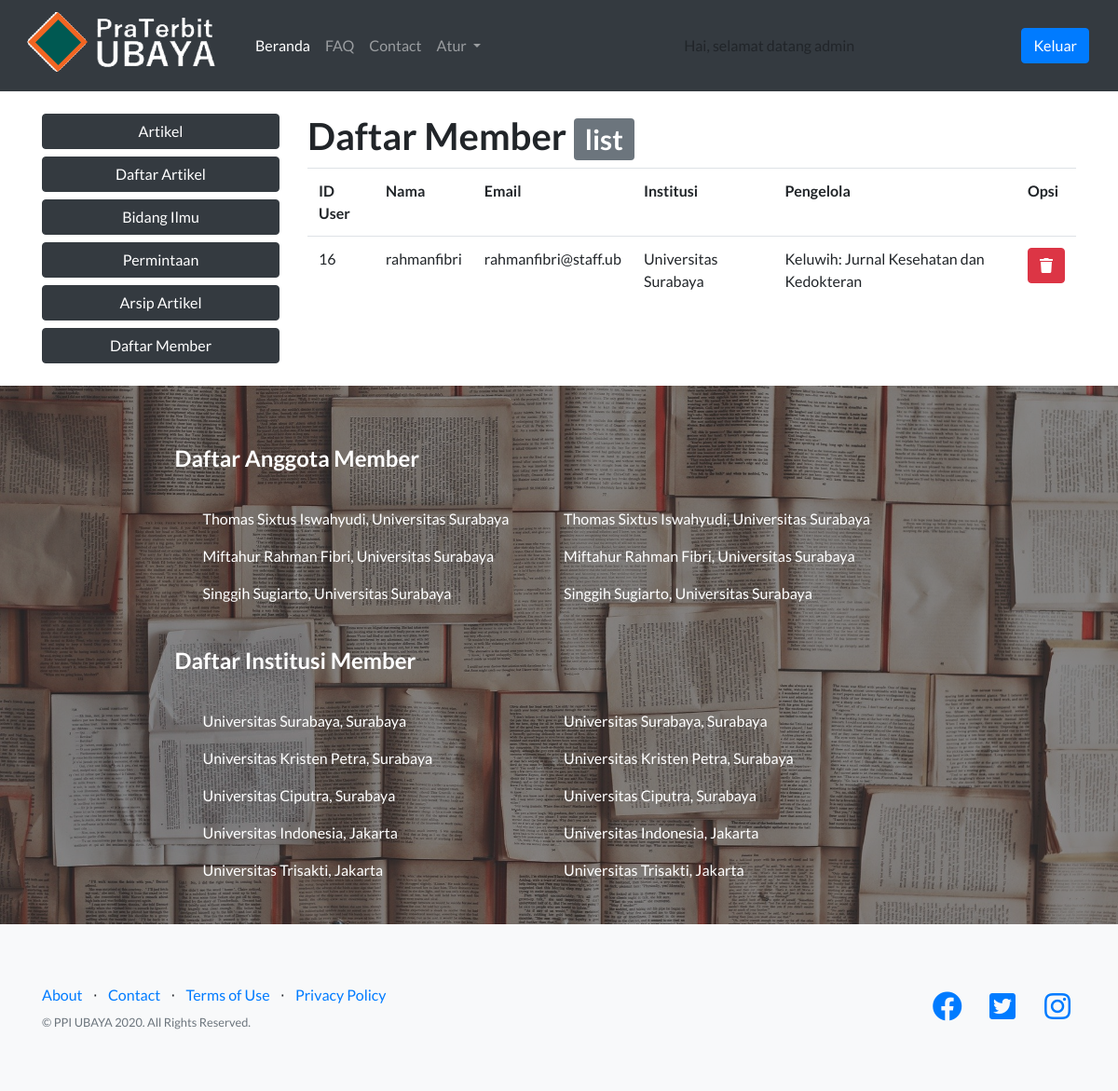
/admin/index.php?page=daftartunggu (signed in), run on the app's committed database.
### tables this page shows
CREATE TABLE `pengguna` (
  `id_user` int(11) NOT NULL,
  `nama_depan` varchar(20) NOT NULL,
  `nama_belakang` varchar(20) NOT NULL,
  `nama` varchar(20) NOT NULL,
  `password` varchar(255) NOT NULL,
  `email` varchar(20) NOT NULL,
  `asal` varchar(50) NOT NULL,
  `pengelola` varchar(50) NOT NULL,
  `level` int(2) NOT NULL,
  `status` int(1) NOT NULL
);

### admin/form_daftartunggu.php (the view, shortened to what this page needs)
<br />
<h1>Daftar Member <span class="badge badge-secondary">list</span></h1>
<div class="table-responsive w-auto medium">
  <table class="table table-hover" class="table w-auto small">
      <tr>
          <th scope="col">ID User</th>
          <th scope="col">Nama</th>
          <th scope="col">Email</th>
          <th scope="col">Institusi</th>
          <th scope="col">Pengelola</th>
          <th colspan="3" scope="col">Opsi</th>
      </tr>
<?php
    if($_SESSION['level'] == 1){
        $query = mysql_query("SELECT * FROM pengguna WHERE level='2' ");
        $cek   = mysql_num_rows($query);
        if($cek==0){
             echo "<tr><td colspan='9'>Tidak ada data ditemukan</td></tr>";
        }else{
          while($data = mysql_fetch_array($query)) { ?>
			<tr>
			 <td><?php echo $data['id_user']; ?></td>
             <td><?php echo $data['nama']; ?></td>
             <td><?php echo $data['email']; ?></td>
             <td><?php echo $data['asal']; ?></td>
			 <td><?php echo $data['pengelola']; ?></td>
                <td>
                  <a class="btn btn-danger" href="proses_tolakuser.php?id=<?php echo $data['id_user']; ?>" onclick="return confirm('Yakin Menolak Permintaan?')" data-toggle="tooltip" data-placement="top" title="Tolak"><i class="fa fa-trash"></i></a>
                </td>
            </tr>
        <?php }
        }
    } else {
             echo "<script>history.go(-1);</script>";
        }?>
  </table>
</div>

### data on the page
pengguna: id_user "16", nama "rahmanfibri", email "rahmanfibri@staff.ub", asal "Universitas Surabaya", pengelola "Keluwih: Jurnal Kesehatan dan Kedokteran"

### other printed values
$_SESSION['nama'] "admin"
